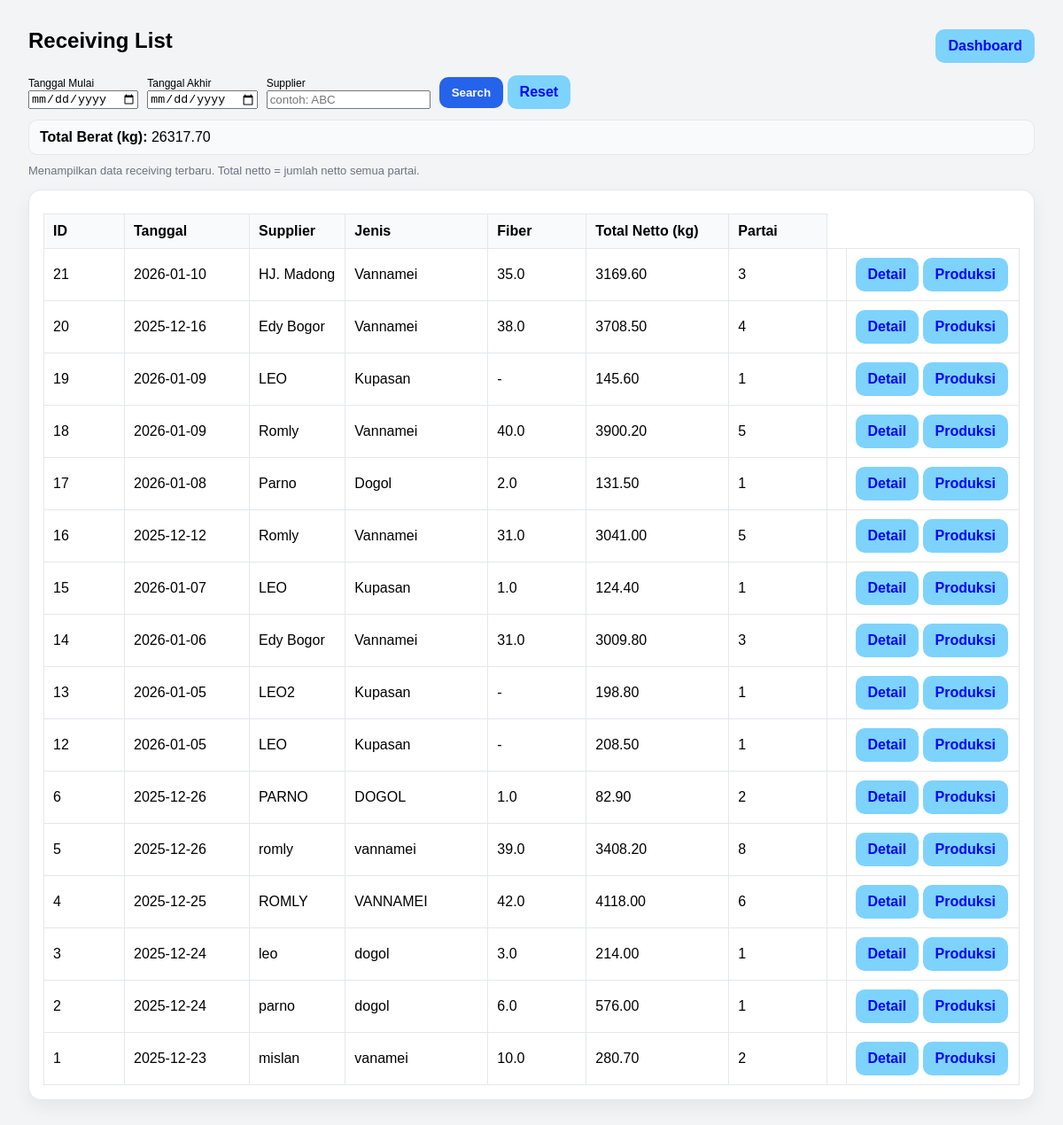
The app's page /receiving/list (signed in), older data.
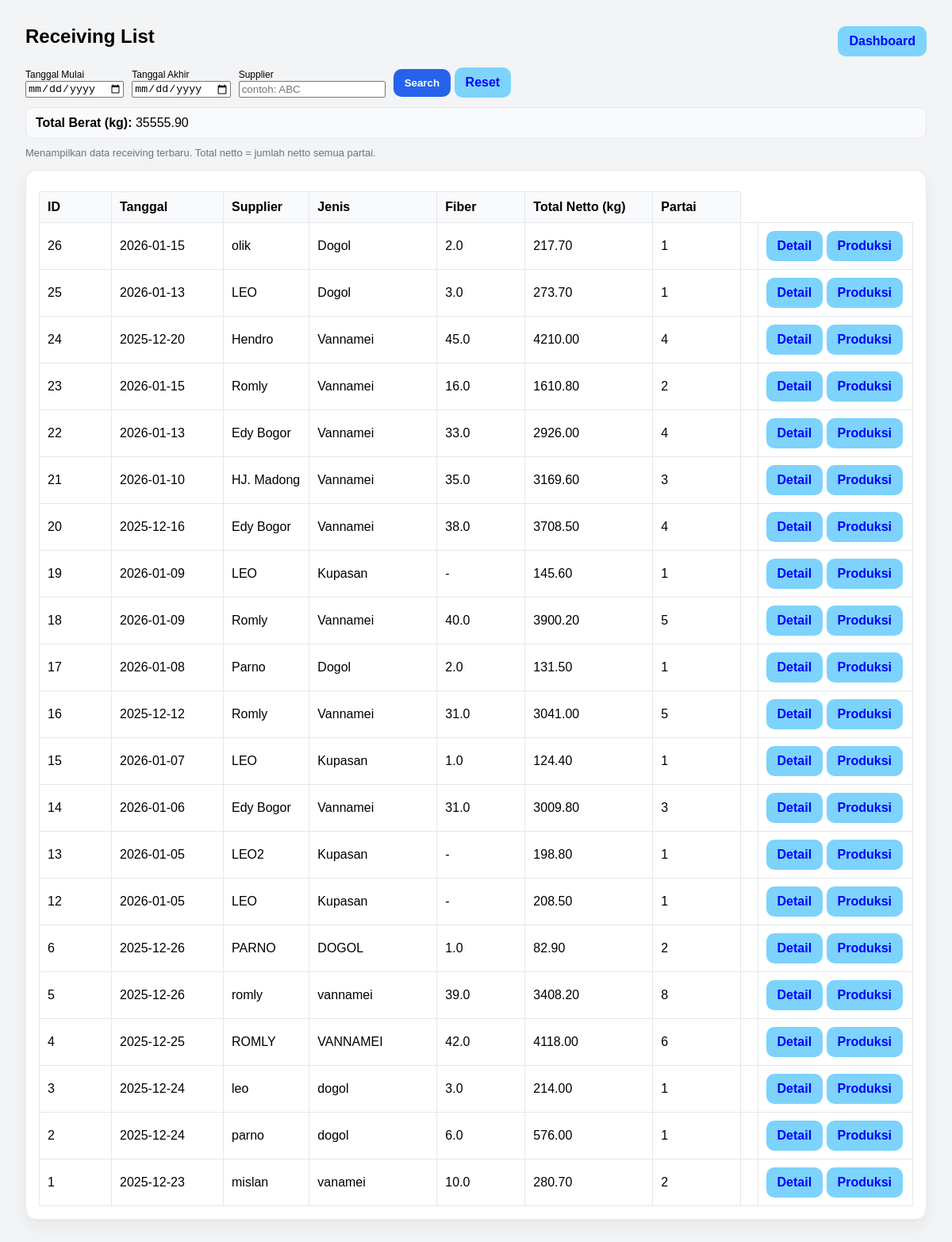
The same page, newer data.
### tables this page shows
CREATE TABLE receiving_header (
            id INTEGER PRIMARY KEY AUTOINCREMENT,
            tanggal TEXT NOT NULL,
            supplier TEXT NOT NULL,
            jenis TEXT,
            fiber REAL,
            created_at TEXT DEFAULT (datetime('now','localtime'))
        , is_test INTEGER DEFAULT 0);

### app.py (the view)
@app.route("/receiving/list")
def receiving_list():
    if not require_login():
        return redirect(url_for("login"))
    start = (request.args.get("start") or "").strip()
    end = (request.args.get("end") or "").strip()
    supplier_q = (request.args.get("supplier") or "").strip()
    where = []
    params = []
    if start and end:
        where.append("h.tanggal BETWEEN ? AND ?")
        params.extend([start, end])
    elif start:
        where.append("h.tanggal >= ?")
        params.append(start)
    elif end:
        where.append("h.tanggal <= ?")
        params.append(end)
    if supplier_q:
        where.append("LOWER(h.supplier) LIKE ?")
        params.append(f"%{supplier_q.lower()}%")
    where_sql = ("WHERE " + " AND ".join(where)) if where else ""
    conn = get_conn()
    rows = conn.execute(f"""
        SELECT
            h.id,
            h.tanggal,
            h.supplier,
            h.jenis,
            h.fiber,
            COALESCE(SUM(COALESCE(p.netto, 0)), 0) AS total_netto,
            COUNT(p.id) AS jml_partai
        FROM receiving_header h
        LEFT JOIN receiving_partai p ON p.header_id = h.id
        {where_sql}
        GROUP BY h.id
        ORDER BY h.id DESC
    """, params).fetchall()
    total_berat = sum([(r["total_netto"] or 0) for r in rows])
    conn.close()
    return render_template(
        "receiving_list.html",
        rows=[dict(r) for r in rows],
        start=start,
        end=end,
        supplier=supplier_q,
        total_berat=total_berat
    )

### app.py (called while the page is built)
def require_login() -> bool:
    return bool(session.get("user"))

### db.py (called while the page is built)
def get_conn():
    conn = sqlite3.connect(
        DB_NAME,
        timeout=10,              # tunggu 10 detik sebelum error
        isolation_level=None     # autocommit mode (lebih aman utk web)
    )
    conn.row_factory = sqlite3.Row
    conn.execute("PRAGMA foreign_keys = ON;")
    conn.execute("PRAGMA journal_mode = WAL;")  # penting!
    return conn

### templates/receiving_list.html (shortened to what this page needs)
<!doctype html>
<html lang="id">
<head>
</head>
<body>
  <div class="top">
    <h2>Receiving List</h2>
    <div style="display:flex; gap:10px;">
      <a class="btn btn-secondary" href="/dashboard">Dashboard</a>
    </div>
  </div>
  <form method="get" action="/receiving/list" style="display:flex; gap:10px; align-items:end; flex-wrap:wrap; margin:12px 0;">
  <div>
    <label style="font-size:12px;">Tanggal Mulai</label><br>
    <input type="date" name="start" value="{{ start or '' }}">
  </div>
  <div>
    <label style="font-size:12px;">Tanggal Akhir</label><br>
    <input type="date" name="end" value="{{ end or '' }}">
  </div>
  <div>
    <label style="font-size:12px;">Supplier</label><br>
    <input type="text" name="supplier" placeholder="contoh: ABC" value="{{ supplier or '' }}">
  </div>
  <div>
    <button type="submit" class="btn btn-primary">Search</button>
    <a href="/receiving/list" class="btn btn-secondary" style="text-decoration:none; display:inline-block;">Reset</a>
  </div>
</form>
<div style="margin:10px 0; padding:10px 12px; background:#f9fafb; border:1px solid #e5e7eb; border-radius:10px;">
  <b>Total Berat (kg):</b> {{ "%.2f"|format(total_berat or 0) }}
</div>
  <div class="muted">Menampilkan data receiving terbaru. Total netto = jumlah netto semua partai.</div>
  <div class="card" style="margin-top:14px;">
    <table>
      <thead>
        <tr>
          <th style="width:70px;">ID</th>
          <th style="width:120px;">Tanggal</th>
          <th>Supplier</th>
          <th style="width:140px;">Jenis</th>
          <th style="width:90px;">Fiber</th>
          <th style="width:140px;">Total Netto (kg)</th>
          <th style="width:90px;">Partai</th>
        </tr>
      </thead>
      <tbody>
        {% for r in rows %}
        <tr>
          <td>{{ r.id }}</td>
          <td>{{ r.tanggal }}</td>
          <td>{{ r.supplier }}</td>
          <td>{{ r["jenis"] or "-" }}</td>
          <td>{{ r["fiber"] if r["fiber"] is not none else "-" }}</td>
          <td>{{ "%.2f"|format(r["total_netto"] or 0) }}</td>
          <td>{{ r["jml_partai"] }}</td>
          <td class="actions">
            <td>
            <a class="btn btn-secondary btn-sm" href="/receiving/{{ r.id }}">Detail</a>
            <a class="btn btn-secondary btn-sm" href="/production/{{ r.id }}">Produksi</a>
            </td>
          </td>
        </tr>
        {% endfor %}
      </tbody>
    </table>
  </div>
</body>
</html>

### templates/receiving_list.html (style rules this page uses)
body { font-family: Arial, sans-serif; padding: 24px; background:#f3f4f6; }
h2 { margin:0 0 12px 0; }
.card { background:white; border:1px solid #e5e7eb; border-radius:14px; padding:16px; box-shadow: 0 8px 20px rgba(0,0,0,0.06); }
table { width: 100%; border-collapse: collapse; margin-top: 10px; }
th, td { border: 1px solid #e5e7eb; padding: 10px; text-align: left; }
th { background:#f9fafb; }
.top { display:flex; justify-content:space-between; align-items:center; gap:12px; }
.btn { padding: 10px 14px; border: 0; border-radius: 10px; cursor: pointer; font-weight: 600; text-decoration:none; display:inline-block; }
.btn-primary { background: #2563eb; color: white; }
.btn-secondary { background: #7dd3fc; color: blue; }
.muted { color:#6b7280; font-size:13px; margin-top:6px; }

Row changes from the older to the newer data that the page shows:
added receiving_header: id "26", tanggal "2026-01-15", supplier "olik", jenis "Dogol", fiber "2.0", r "217.70", jml_partai "1"
added receiving_header: id "25", tanggal "2026-01-13", supplier "LEO", jenis "Dogol", fiber "3.0", r "273.70", jml_partai "1"
added receiving_header: id "24", tanggal "2025-12-20", supplier "Hendro", jenis "Vannamei", fiber "45.0", r "4210.00", jml_partai "4"
added receiving_header: id "23", tanggal "2026-01-15", supplier "Romly", jenis "Vannamei", fiber "16.0", r "1610.80", jml_partai "2"
added receiving_header: id "22", tanggal "2026-01-13", supplier "Edy Bogor", jenis "Vannamei", fiber "33.0", r "2926.00", jml_partai "4"
Text that changed along with them:
{{ "%.2f"|format(total_berat or 0) }}: "26317.70" → "35555.90"
